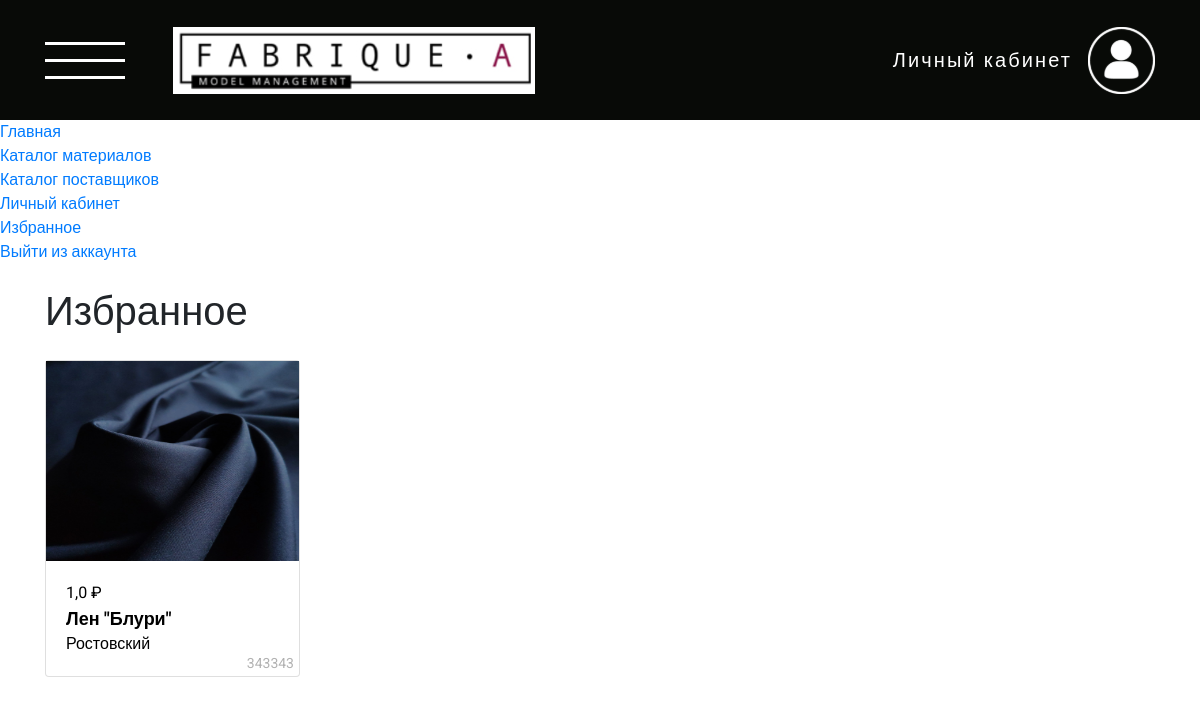
/cloth/favourites/ (signed in), run on an earlier commit of the app's database.
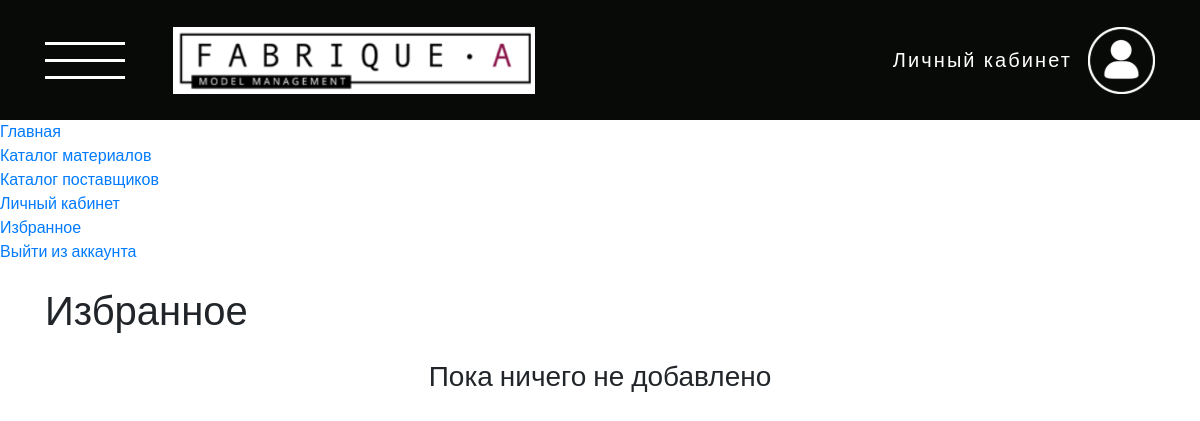
And on a later commit of the database.
### cloth/models.py (models this page shows, shortened)
class Favourites(models.Model):
    user = models.ForeignKey(User, verbose_name=_("Пользователь"), on_delete=models.CASCADE)
    cloth = models.ForeignKey(Cloth, verbose_name=_("Ткань"), on_delete=models.CASCADE)
    date_created = models.DateTimeField(_("Дата создания"), default=timezone.now)
    class Meta:
        verbose_name = _("Избранное")
        verbose_name_plural = _("Избранное")

class Cloth(models.Model):
    MATERIAL = [
    ('Текстильные', (
            ('g1e1', 'Хлопок'),
            ('g1e2', 'Лён'),
            ('g1e3', 'Шерсть'),
            ('g1e4', 'Шёлк'),
            ('g1e5', 'Эко-кожа'),
        )
    ),
    ('Технические', (
            ('g2e1', 'Огнестойкая'),
            ('g2e2', 'Для фильтрации'),
            ('g2e3', 'Водостойкая'),
            ('g2e4', 'Обтирочная'),
            ('g2e5', 'Изоляционная'),
        )
    ),
]
    COLOR = [
    ('Без принта', (
            ('white', 'Белый'),
            ('black', 'Черный'),
            ('blue', 'Синий'),
            ('red', 'Красный'),
            ('yellow', 'Жёлтый'),
            ('green', 'Зелёный'),
            ('orange', 'Оранжевый'),
            ('gray', 'Серый'),
            ('brown', 'Коричневый'),
            ('cyan', 'Голубой'),
        )
    ),
    ('С принтом', (
            ('dots', 'Горошек'),
            ('cell', 'Клетка'),
            ('graphic', 'Графический'),
            ('floral', 'Цветочный'),
            ('strip', 'Полоска'),
            ('cartoon', 'Мультяшный'),
        )
    ),
]
    name = models.CharField(max_length=255, verbose_name=_("Название"))
    image = models.ImageField(null=False, blank=False, verbose_name=_("Фото"))
    supplier = models.ForeignKey(Supplier, verbose_name=_("Поставщик"), on_delete=models.CASCADE)
    price = models.FloatField(_("Цена"))
    material = models.CharField(_("Материал"), max_length=25, choices = MATERIAL)
    color = models.CharField(_("Цвет"), max_length=25, choices = COLOR)
    description = models.CharField(max_length=350, null=True, blank=True, verbose_name=_("Описание"))
    article = models.IntegerField(_("Артикул"), unique=True, help_text='6 уникальных цифр')
    class Meta:
        verbose_name = _("Ткань")
        verbose_name_plural = _("Ткани")

class Supplier(models.Model):
    DISTRICT = [
    ('cenral', 'Центральный'),
    ('northwest', 'Северо-западный'),
    ('ural', 'Уральский'),
    ('south', 'Южный'),
    ('privolzhsky', 'Приволжский'),
    ('fareastern', 'Дальневосточный'),
    ('siberian', 'Сибирский'),
]
    name = models.CharField(max_length=254, verbose_name=_("Название"))
    description = models.CharField(max_length=254, verbose_name=_("Описание"), null=True, blank=True)
    date_of_foundation = models.CharField(max_length=254, verbose_name=_("Дата основания"), null=True, blank=True)
    logo = models.ImageField(null=True, blank=True, verbose_name=_("Логотип"))
    district = models.CharField(_("Округ"), max_length=25, choices = DISTRICT)
    types_of_fabrics = models.CharField(_("Виды тканей"), max_length=254, null=True, blank=True)
    address = models.CharField(max_length=254, null=True, blank=True, verbose_name=_("Адрес"))
    phone = models.CharField(max_length=254, null=True, blank=True, verbose_name=_("Номер телефона"))
    email = models.EmailField(_("E-mail"), max_length=254, null=True, blank=True)
    link_to_the_catalog = models.URLField(_("Ссылка на каталог"), max_length=200, null=True, blank=True)
    link_to_the_site = models.URLField(_("Ссылка на сайт"), max_length=200, null=True, blank=True)
    class Meta:
        verbose_name = _("Поставщик")
        verbose_name_plural = _("Поставщики")

### cloth/views.py (the view)
# urls.py: path("favourites/", UserFavouritesListView.as_view(), name="favourites"),
class UserFavouritesListView(ListView):
    model = Favourites
    template_name = "pages/cloth/favourites.html"
    def get_context_data(self, **kwargs):
        context = super().get_context_data(**kwargs)
        context['object_list'] = Favourites.objects.filter(user=self.request.user).order_by('-date_created')
        return context

### templates/pages/cloth/favourites.html (shortened to what this page needs)
{% extends "base.html" %}
{% load static %}
{% block header %}
  {% include 'include/header.html' %}
{% endblock header %}
{% block content %}
  <section class="cloth-list">
    <div class="container">
      <div class="row">
        <div class="col-12 my-4">
          <h1>
            Избранное
          </h1>
        </div>
        {% if object_list|length == 0 %}
          <div class="col-12 text-center">
            <h3>
              Пока ничего не добавлено
            </h3>
          </div>
        {% elif object_list|length > 0 %}
          {% for item in object_list %}
            <div class="col-12 col-sm-6 col-lg-4 col-xl-3 mb-4">
              <a class="cloth-link" href="{% url 'cloth:detail' pk=item.cloth.pk %}">
                <div class="card h-100">
                  {% if item.cloth.image %}
                    <img src="{{item.cloth.image.url}}" alt="image" class="cloth-list__img">
                  {% endif %}
                  <div style="position: relative;" class="card-body">
                    <p class="cloth-card-price">{{item.cloth.price}} ₽</p>
                    <p class="cloth-card-name">{{item.cloth.name}}</p>
                    <p class="cloth-card-supplier">{{item.cloth.supplier.name}}</p>
                    <p style="display: block; position: absolute; bottom: 2px; right: 5px; opacity: 0.3; font-size: 14px">{{ item.cloth.article }}</p>
                  </div>
                </div>
              </a>
            </div>
          {% endfor %}
        {% endif %}
      </div>
    </div>
  </section>
{% endblock content%}

What changed in the data, as far as the page shows it:
removed Favourites: cloth.image (picture), cloth.price "1,0", cloth.name "Лен \"Блури\"", cloth.supplier.name "Ростовский", cloth.article "343343"
Also different on the page:
text now shown: "Пока ничего не добавлено"
